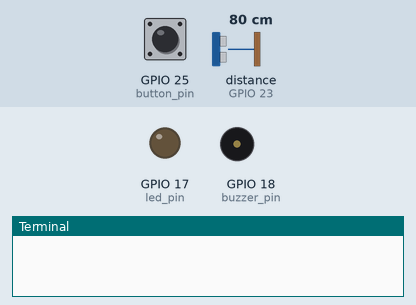
The program below on a simulated Raspberry Pi (BCM pin numbers). Shown: output pins drawn as LEDs (lit = HIGH), buzzer (waves = sounding, pin HIGH), the last lines printed to the terminal. The inputs (shaded band) are chosen by the test bench; at power-on: distance to the obstacle (sensor on GPIO 23) 80 cm, GPIO 25 (button_pin) HIGH. The echo pulse lasts 58.3 µs per cm; the clock reads 2024-03-15 10:24:30 at power-on unless the program sets it; pins used as bus, display or sensor lines are not drawn.

Above: at 1.2 s.
1.3 s: distance to the obstacle (sensor on GPIO 23) set to 11 cm
2.8 s: distance to the obstacle (sensor on GPIO 23) set to 8 cm
At 3.2 s:
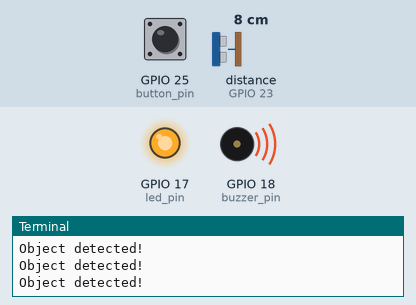
Timing chart, 0 to 5.8 s (numbered marks = the images above; inputs shaded):
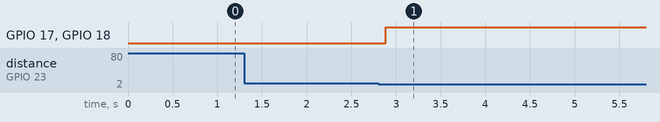

Measured:
- the behaviour switches between 10 and 9 cm on distance to the obstacle (sensor on GPIO 23) (found by bisection; images 0 and 1)
- after the input at 1.3 s, every drawn part: stays the same
- after the input at 2.8 s, GPIO 17 (led_pin), GPIO 18 (buzzer_pin): LOW → HIGH after 0.09 s

The program:

echo.py
```python
import RPi.GPIO as GPIO
import time

# Pin numbers
led_pin = 17
buzzer_pin = 18
echo_pin = 23
trig_pin = 24
button_pin = 25

# Setup GPIO
GPIO.setmode(GPIO.BCM)
GPIO.setup(led_pin, GPIO.OUT)
GPIO.setup(buzzer_pin, GPIO.OUT)
GPIO.setup(echo_pin, GPIO.IN)
GPIO.setup(trig_pin, GPIO.OUT)
GPIO.setup(button_pin, GPIO.IN, pull_up_down=GPIO.PUD_UP)

# Function to measure distance using the ultrasonic sensor
def measure_distance():
    # Trigger the ultrasonic sensor
    GPIO.output(trig_pin, GPIO.HIGH)
    time.sleep(0.00001)
    GPIO.output(trig_pin, GPIO.LOW)

    # Measure the duration of the echo pulse
    while GPIO.input(echo_pin) == 0:
        pulse_start = time.time()

    while GPIO.input(echo_pin) == 1:
        pulse_end = time.time()

    # Calculate distance in centimeters
    pulse_duration = pulse_end - pulse_start
    distance = pulse_duration * 17150
    distance = round(distance, 2)

    return distance

# Function to control the LED and Buzzer based on distance
def control_led_buzzer(distance):
    if distance <= 10:
        GPIO.output(led_pin, GPIO.HIGH)
        GPIO.output(buzzer_pin, GPIO.HIGH)
        print("Object detected!")
    else:
        GPIO.output(led_pin, GPIO.LOW)
        GPIO.output(buzzer_pin, GPIO.LOW)

# Main loop
try:
    while True:
        # Measure distance
        distance = measure_distance()
        control_led_buzzer(distance)

        # Check if button is pressed
        button_state = GPIO.input(button_pin)
        if button_state == GPIO.LOW:
            GPIO.output(led_pin, GPIO.LOW)
            GPIO.output(buzzer_pin, GPIO.LOW)
            print("LED and Buzzer stopped.")
            break

        time.sleep(0.1)

except KeyboardInterrupt:
    GPIO.cleanup()  
```
